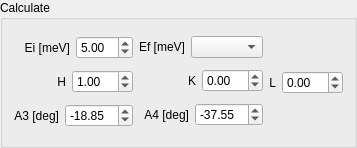
    <widget class="QGroupBox" name="HKLCalculator_groupBox">
     <property name="sizePolicy">
      <sizepolicy hsizetype="Preferred" vsizetype="Preferred">
       <horstretch>0</horstretch>
       <verstretch>0</verstretch>
      </sizepolicy>
     </property>
     <property name="toolTip">
      <string>Calculation of provided peak</string>
     </property>
     <property name="statusTip">
      <string>Calculation of provided peak</string>
     </property>
     <property name="title">
      <string>Calculate</string>
     </property>
     <layout class="QHBoxLayout" name="horizontalLayout_16">
      <item>
       <layout class="QVBoxLayout" name="verticalLayout_4" stretch="0,0,0">
        <item>
         <layout class="QHBoxLayout" name="horizontalLayout_7">
          <item>
           <widget class="QLabel" name="label_6">
            <property name="toolTip">
             <string>Incoming energy for calculation</string>
            </property>
            <property name="statusTip">
             <string>Incoming energy for calculation</string>
            </property>
            <property name="text">
             <string>Ei [meV]</string>
            </property>
            <property name="alignment">
             <set>Qt::AlignRight|Qt::AlignTrailing|Qt::AlignVCenter</set>
            </property>
           </widget>
          </item>
          <item>
           <widget class="QDoubleSpinBox" name="HKL_ei_spinBox">
            <property name="toolTip">
             <string>Incoming energy for calculation</string>
            </property>
            <property name="statusTip">
             <string>Incoming energy for calculation</string>
            </property>
            <property name="minimum">
             <double>0.010000000000000</double>
            </property>
            <property name="value">
             <double>5.000000000000000</double>
            </property>
           </widget>
          </item>
         </layout>
        </item>
        <item>
         <layout class="QHBoxLayout" name="horizontalLayout_8">
          <item>
           <widget class="QLabel" name="label_9">
            <property name="toolTip">
             <string>Calculation H Value</string>
            </property>
            <property name="statusTip">
             <string>Calculation H Value</string>
            </property>
            <property name="text">
             <string>H</string>
            </property>
            <property name="alignment">
             <set>Qt::AlignRight|Qt::AlignTrailing|Qt::AlignVCenter</set>
            </property>
           </widget>
          </item>
          <item>
           <widget class="QDoubleSpinBox" name="HKL_H_doubleSpinBox">
            <property name="toolTip">
             <string>Calculation H Value</string>
            </property>
            <property name="statusTip">
             <string>Calculation H Value</string>
            </property>
            <property name="minimum">
             <double>-99.989999999999995</double>
            </property>
            <property name="value">
             <double>1.000000000000000</double>
            </property>
           </widget>
          </item>
         </layout>
        </item>
        <item>
         <layout class="QHBoxLayout" name="horizontalLayout_14">
          <item>
           <widget class="QLabel" name="label_13">
            <property name="toolTip">
             <string>Calculation 2 sample rotation</string>
            </property>
            <property name="statusTip">
             <string>Calculation 2 sample rotation</string>
            </property>
            <property name="text">
             <string>A3 [deg]</string>
            </property>
            <property name="alignment">
             <set>Qt::AlignRight|Qt::AlignTrailing|Qt::AlignVCenter</set>
            </property>
           </widget>
          </item>
          <item>
           <widget class="QDoubleSpinBox" name="HKL_A3_doubleSpinBox">
            <property name="toolTip">
             <string>Calculation 2 sample rotation</string>
            </property>
            <property name="statusTip">
             <string>Calculation 2 sample rotation</string>
            </property>
            <property name="minimum">
             <double>-360.000000000000000</double>
            </property>
            <property name="maximum">
             <double>360.000000000000000</double>
            </property>
            <property name="singleStep">
             <double>1.000000000000000</double>
            </property>
            <property name="value">
             <double>-18.850000000000001</double>
            </property>
           </widget>
          </item>
         </layout>
        </item>
       </layout>
      </item>
      <item>
       <layout class="QVBoxLayout" name="verticalLayout_6" stretch="0,0,0">
        <item>
         <layout class="QHBoxLayout" name="horizontalLayout_11">
          <item>
           <widget class="QLabel" name="label_10">
            <property name="toolTip">
             <string>Outgoing energy for calculation</string>
            </property>
            <property name="statusTip">
             <string>Outgoing energy for calculation</string>
            </property>
            <property name="text">
             <string>Ef [meV]</string>
            </property>
            <property name="alignment">
             <set>Qt::AlignRight|Qt::AlignTrailing|Qt::AlignVCenter</set>
            </property>
           </widget>
          </item>
          <item>
           <widget class="QComboBox" name="HKL_ef_comboBox">
            <property name="toolTip">
             <string>Outgoing energy for calculation</string>
            </property>
            <property name="statusTip">
             <string>Outgoing energy for calculation</string>
            </property>
           </widget>
          </item>
         </layout>
        </item>
        <item>
         <layout class="QHBoxLayout" name="horizontalLayout_12">
          <item>
           <widget class="QLabel" name="label_11">
            <property name="toolTip">
             <string>Calculation K Value</string>
            </property>
            <property name="statusTip">
             <string>Calculation K Value</string>
            </property>
            <property name="text">
             <string>K</string>
            </property>
            <property name="alignment">
             <set>Qt::AlignRight|Qt::AlignTrailing|Qt::AlignVCenter</set>
            </property>
           </widget>
          </item>
          <item>
           <widget class="QDoubleSpinBox" name="HKL_K_doubleSpinBox">
            <property name="toolTip">
             <string>Calculation K Value</string>
            </property>
            <property name="statusTip">
             <string>Calculation K Value</string>
            </property>
            <property name="minimum">
             <double>-99.989999999999995</double>
            </property>
           </widget>
          </item>
         </layout>
        </item>
        <item>
         <layout class="QHBoxLayout" name="horizontalLayout_15">
          <item>
           <widget class="QLabel" name="label_14">
            <property name="toolTip">
             <string>Calculation 2 scattering angle</string>
            </property>
            <property name="statusTip">
             <string>Calculation 2 scattering angle</string>
            </property>
            <property name="text">
             <string>A4 [deg]</string>
            </property>
            <property name="alignment">
             <set>Qt::AlignRight|Qt::AlignTrailing|Qt::AlignVCenter</set>
            </property>
           </widget>
          </item>
          <item>
           <widget class="QDoubleSpinBox" name="HKL_A4_doubleSpinBox">
            <property name="toolTip">
             <string>Calculation 2 scattering angle</string>
            </property>
            <property name="statusTip">
             <string>Calculation 2 scattering angle</string>
            </property>
            <property name="minimum">
             <double>-180.000000000000000</double>
            </property>
            <property name="maximum">
             <double>180.000000000000000</double>
            </property>
            <property name="value">
             <double>-37.549999999999997</double>
            </property>
           </widget>
          </item>
         </layout>
        </item>
       </layout>
      </item>
      <item>
       <layout class="QVBoxLayout" name="verticalLayout_8" stretch="0,0,0">
        <item>
         <spacer name="verticalSpacer_3">
          <property name="orientation">
           <enum>Qt::Vertical</enum>
          </property>
          <property name="sizeHint" stdset="0">
           <size>
            <width>20</width>
            <height>40</height>
           </size>
          </property>
         </spacer>
        </item>
        <item>
         <layout class="QHBoxLayout" name="horizontalLayout_13">
          <item>
           <widget class="QLabel" name="label_12">
            <property name="toolTip">
             <string>Calculation L Value</string>
            </property>
            <property name="statusTip">
             <string>Calculation L Value</string>
            </property>
            <property name="text">
             <string>L</string>
            </property>
            <property name="alignment">
             <set>Qt::AlignRight|Qt::AlignTrailing|Qt::AlignVCenter</set>
            </property>
           </widget>
          </item>
          <item>
           <widget class="QDoubleSpinBox" name="HKL_L_doubleSpinBox">
            <property name="toolTip">
             <string>Calculation L Value</string>
            </property>
            <property name="statusTip">
             <string>Calculation L Value</string>
            </property>
            <property name="minimum">
             <double>-99.989999999999995</double>
            </property>
           </widget>
          </item>
         </layout>
        </item>
        <item>
         <spacer name="verticalSpacer_4">
          <property name="orientation">
           <enum>Qt::Vertical</enum>
          </property>
          <property name="sizeHint" stdset="0">
           <size>
            <width>20</width>
            <height>40</height>
           </size>
          </property>
         </spacer>
        </item>
       </layout>
      </item>
     </layout>
    </widget>
